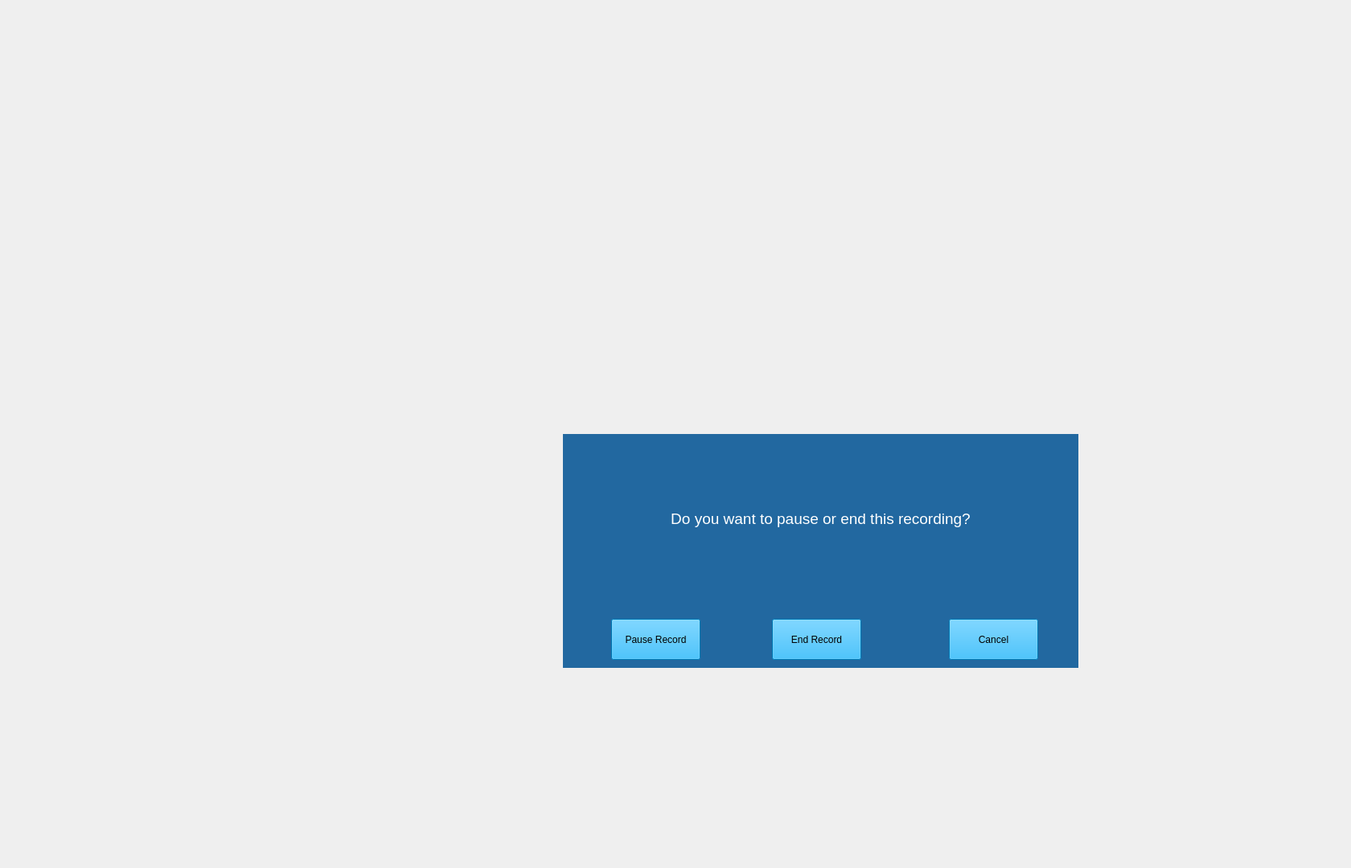
<?xml version="1.0" encoding="UTF-8"?>
<ui version="4.0">
 <class>CHandleOnGoingStateDialog</class>
 <widget class="QWidget" name="CHandleOnGoingStateDialog">
  <property name="geometry">
   <rect>
    <x>0</x>
    <y>0</y>
    <width>1680</width>
    <height>1080</height>
   </rect>
  </property>
  <property name="windowTitle">
   <string>Form</string>
  </property>
  <widget class="QWidget" name="frame" native="true">
   <property name="geometry">
    <rect>
     <x>700</x>
     <y>540</y>
     <width>641</width>
     <height>291</height>
    </rect>
   </property>
   <property name="font">
    <font>
     <pointsize>7</pointsize>
    </font>
   </property>
   <property name="styleSheet">
    <string notr="true">background-color: #2268A0</string>
   </property>
   <widget class="QLabel" name="tipLabel">
    <property name="geometry">
     <rect>
      <x>0</x>
      <y>70</y>
      <width>641</width>
      <height>71</height>
     </rect>
    </property>
    <property name="font">
     <font>
      <pointsize>14</pointsize>
     </font>
    </property>
    <property name="styleSheet">
     <string notr="true">color:white</string>
    </property>
    <property name="text">
     <string>Do you want to pause or end this recording?</string>
    </property>
    <property name="alignment">
     <set>Qt::AlignCenter</set>
    </property>
   </widget>
   <widget class="QPushButton" name="pauseRecordBtn">
    <property name="geometry">
     <rect>
      <x>60</x>
      <y>230</y>
      <width>111</width>
      <height>51</height>
     </rect>
    </property>
    <property name="font">
     <font>
      <pointsize>9</pointsize>
      <kerning>false</kerning>
     </font>
    </property>
    <property name="styleSheet">
     <string notr="true">background-color:#00ACFF
</string>
    </property>
    <property name="text">
     <string>Pause Record</string>
    </property>
   </widget>
   <widget class="QPushButton" name="endRecordBtn">
    <property name="geometry">
     <rect>
      <x>260</x>
      <y>230</y>
      <width>111</width>
      <height>51</height>
     </rect>
    </property>
    <property name="font">
     <font>
      <pointsize>9</pointsize>
      <kerning>false</kerning>
     </font>
    </property>
    <property name="styleSheet">
     <string notr="true">background-color:#00ACFF</string>
    </property>
    <property name="text">
     <string>End Record</string>
    </property>
   </widget>
   <widget class="QPushButton" name="cancelRecordBtn">
    <property name="geometry">
     <rect>
      <x>480</x>
      <y>230</y>
      <width>111</width>
      <height>51</height>
     </rect>
    </property>
    <property name="font">
     <font>
      <pointsize>9</pointsize>
      <kerning>false</kerning>
     </font>
    </property>
    <property name="styleSheet">
     <string notr="true">background-color:#00ACFF</string>
    </property>
    <property name="text">
     <string>Cancel</string>
    </property>
   </widget>
  </widget>
 </widget>
 <tabstops>
  <tabstop>pauseRecordBtn</tabstop>
 </tabstops>
 <resources/>
 <connections/>
</ui>
